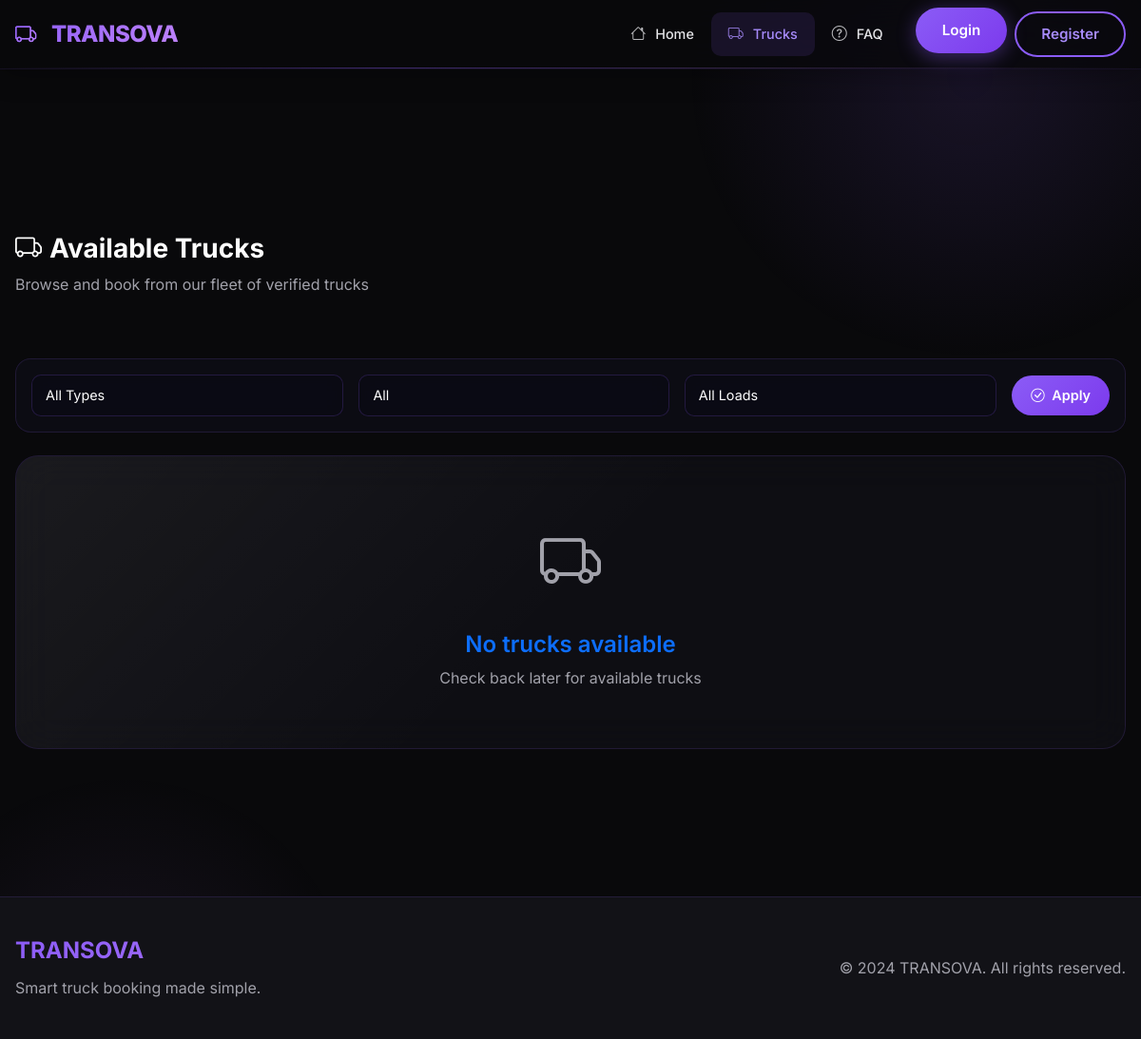
Page /trucks/ on the earlier database version.
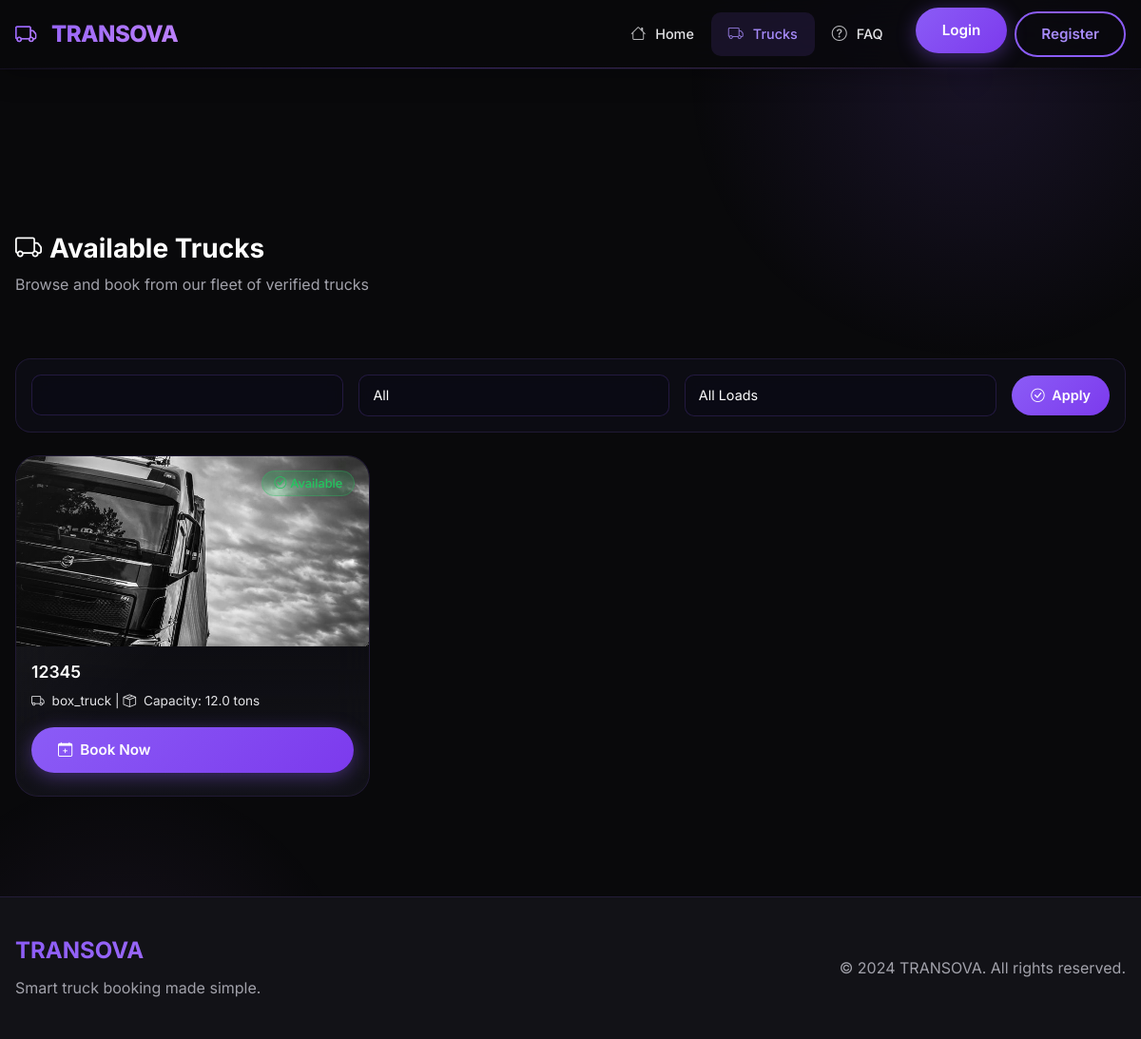
Same page on the later database version.
### fleet/models.py (models this page shows, shortened)
class Truck(models.Model):
    TRUCK_TYPES = [
        ('box_truck', 'Box Truck'),
        ('flatbed', 'Flatbed'),
        ('refrigerated', 'Refrigerated Truck'),
        ('tanker', 'Tanker Truck'),
        ('semi_trailer', 'Semi-Trailer Truck (18-Wheeler)'),
        ('garbage', 'Garbage Truck'),
        ('car_carrier', 'Car Carrier Truck'),
        ('heavy_haul', 'Heavy Haul Truck'),
    ]
    company = models.ForeignKey(
        Company,
        on_delete=models.CASCADE,
        related_name="trucks",
        null=True,
        blank=True,
        db_index=True  # Index for company-specific queries
    )
    truck_number = models.CharField(max_length=50)
    truck_type = models.CharField(max_length=50, choices=TRUCK_TYPES)
    capacity = models.FloatField()
    is_available = models.BooleanField(default=True, db_index=True)
    image = models.ImageField(upload_to='truck_images/', blank=True, null=True)
    price_per_km = models.DecimalField(max_digits=8, decimal_places=2)
    current_latitude = models.FloatField(null=True, blank=True, db_index=True)
    current_longitude = models.FloatField(null=True, blank=True)
    last_location_update = models.DateTimeField(null=True, blank=True)
    is_online = models.BooleanField(default=False, db_index=True)  # GPS device online status
    created_at = models.DateTimeField(auto_now_add=True, null=True, blank=True)
    updated_at = models.DateTimeField(auto_now=True, null=True, blank=True)
    class Meta:
        ordering = ['-created_at']
        unique_together = [['company', 'truck_number']]

### bookings/views.py (the view)
# urls.py: path("trucks/", trucks_list, name="trucks_list"),
def trucks_list(request):
    trucks = Truck.objects.all()
    if request.GET.get("type"):
        trucks = trucks.filter(truck_type__iexact=request.GET["type"])
    if request.GET.get("load"):
        trucks = trucks.filter(load_types__id=request.GET["load"])
    if request.GET.get("availability") == "available":
        trucks = trucks.filter(is_available=True)
    elif request.GET.get("availability") == "booked":
        trucks = trucks.filter(is_available=False)
    context = {
        "trucks": trucks,
        "load_types": LoadType.objects.all(),
        "truck_types": Truck.objects.values_list("truck_type", flat=True).distinct(),
        "selected_type": request.GET.get("type"),
        "selected_load": request.GET.get("load"),
        "selected_availability": request.GET.get("availability"),
    }
    return render(request, "bookings/trucks_list.html", context)

### bookings/context_processors.py (called while the page is built)
def pending_companies_count(request):
    try:
        if request.user.is_authenticated and (request.user.is_staff or request.user.is_superuser or request.user.role == 'ADMIN'):
            return {'pending_companies': Company.objects.filter(is_approved=False).count()}
    except:
        pass
    return {'pending_companies': 0}

### bookings/templates/bookings/trucks_list.html (shortened to what the changed rows need)
{% extends "bookings/base.html" %}
{% load static %}
{% block content %}
<section class="trucks-section">
    <div class="container">
        <div class="row mb-4">
            <div class="col-12">
                <h2 class="section-title text-start">
                    <i class="bi bi-truck me-2"></i>Available Trucks
                </h2>
            </div>
        </div>
        <form id="filter-panel" class="filter-panel d-none d-md-flex flex-wrap gap-3 mb-4 align-items-center">
            <div class="flex-grow-1">
                <select id="type-filter" name="truck_type" class="form-select">
                    <option value="">All Types</option>
                    {% for type in truck_types %}
                        <option value="{{ type.id }}" {% if selected_type|stringformat:"s" == type.id|stringformat:"s" %}selected{% endif %}>
                        </option>
                    {% endfor %}
                </select>
            </div>
        </form>
        <div class="row g-4">
            {% for truck in trucks %}
            <div class="col-12 col-sm-6 col-lg-4 d-flex">
                <div class="truck-card w-100"
                     data-truck-type="{{ truck.truck_type }}"
                     data-availability="{% if truck.is_available %}available{% else %}booked{% endif %}"
                     data-load="{{ truck.load_type }}">
                    <div style="height: 200px; overflow: hidden; position: relative;">
<img src="{% if truck.image %}{{ truck.image.url }}{% else %}{% static 'images/hero-bg.jpg' %}{% endif %}"
                             alt="{{ truck.truck_number }}"
                             style="width: 100%; height: 100%; object-fit: cover;">
                        <div style="position: absolute; top: 15px; right: 15px;">
                            {% if truck.is_available %}
                            <span class="status-badge available">
                                <i class="bi bi-check-circle me-1"></i>Available
                            </span>
                            {% else %}
                            <span class="status-badge booked">
                                <i class="bi bi-x-circle me-1"></i>Booked
                            </span>
                            {% endif %}
                        </div>
                    </div>
                    <div class="truck-card-body">
                        <h5 class="truck-number">{{ truck.truck_number }}</h5>
                        <p class="truck-info mb-3">
                            <i class="bi bi-truck me-2"></i>{{ truck.truck_type }} |
                            <i class="bi bi-box-seam me-2"></i>Capacity: {{ truck.capacity }} tons
                        </p>
                        {% if truck.is_available %}
                        <a href="{% url 'customer_booking' %}?truck={{ truck.id }}" class="kontrek-btn w-100">
                            <i class="bi bi-calendar-plus me-2"></i>Book Now
                        </a>
                        {% else %}
                        <button class="kontrek-btn w-100" disabled style="opacity: 0.5; cursor: not-allowed;">
                            <i class="bi bi-x-circle me-2"></i>Currently Booked
                        </button>
                        {% endif %}
                    </div>
                </div>
            </div>
            {% empty %}
            <div class="col-12">
                <div class="empty-state-trucks">
                    <i class="bi bi-truck" style="font-size: 4rem; color: var(--text-muted); margin-bottom: 20px; display: block;"></i>
                    <h3 class="text-primary mb-2">No trucks available</h3>
                    <p class="text-muted mb-0">Check back later for available trucks</p>
                </div>
            </div>
            {% endfor %}
        </div>
    </div>
</section>
{% endblock %}

Differences in the rows shown:
added Truck: image (picture), is_available True (drawn), truck_number "12345", truck_type "box_truck", capacity "12.0"
Other differences:
form field truck_type: "All Types" → (not shown)
text no longer shown: "No trucks available Check back later for available trucks"
